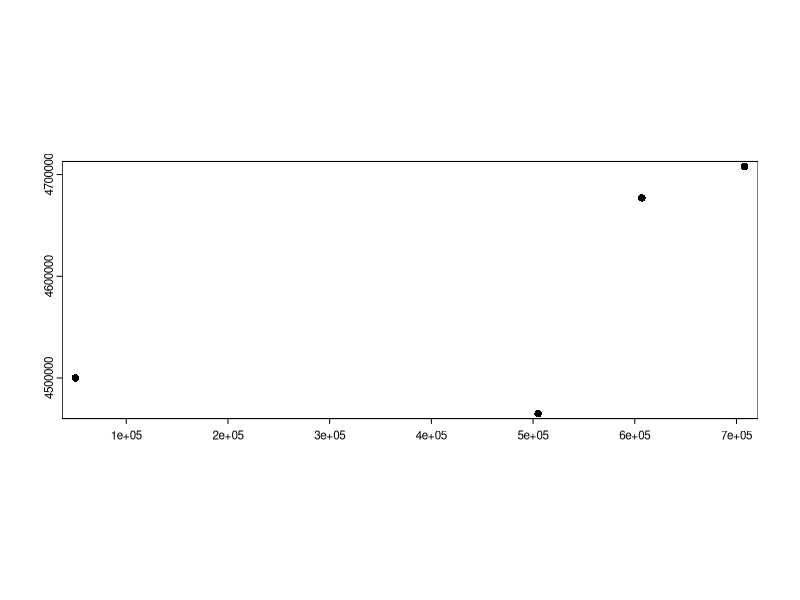
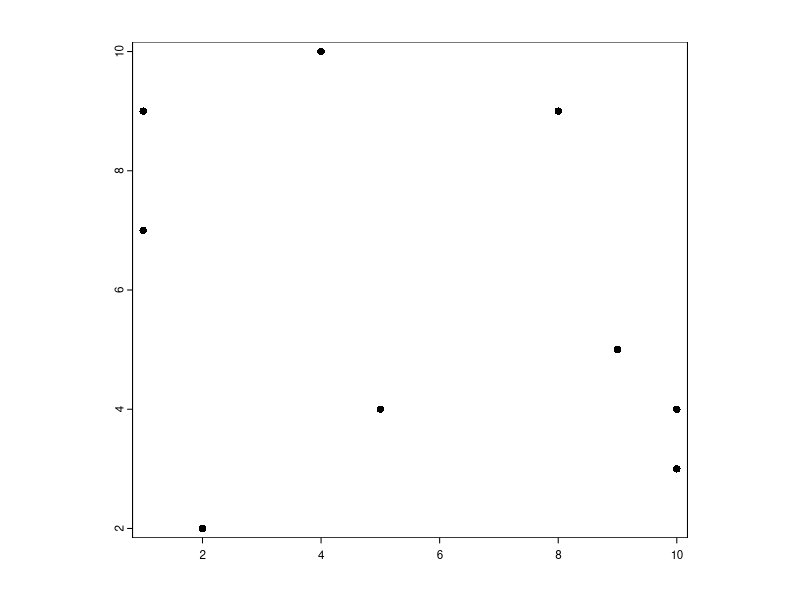

Reproduce these figures in R, in order.
#目的是建立这个意识：
#做空间分析之前，必须先"告诉R这是空间数据"，否则后续的一切——叠加地图、提取环境变量、建立分布模型——都无从谈起。
#就像你要导航，先得让手机知道你在地球上，而不是在一张白纸上。

# creating points
# Load the terra package

library(terra)

# Real coordinates
x <- c(50000, 505000, 607000, 708000)
y <- c(4500000, 4465000, 4677000, 4708000)
occurrence <- c(1,1,1,0)
#表示每个点的物种出现情况：1 = 该位置有物种出现（presence）0 = 该位置无物种出现（absence）

# Dataframe
df <- data.frame(x=x, y=y, occurrence=occurrence)

# spatvector
spat_vector <- vect(df, geom = c("x", "y"))
#把普通数据框（data.frame）转换成空间矢量对象（SpatVector）
# 转成 SpatVector 后，才有空间功能 ， plot(spat_vector)知道这是地图上的点
plot(spat_vector)

#------

# Virtual species

# Set seed for reproducibility
set.seed(42)
#为了让随机数可重复。
#42 只是个习惯用的数字，写 set.seed(1) 或 set.seed(999) 效果一样，目的是让别人运行你的代码能得到完全相同的结果。

# Generate random X and Y coordinates
num_points <- 10
X <- sample(1:10, num_points, replace = TRUE)  # Random x-coordinates between 1 and 10
Y <- sample(1:10, num_points, replace = TRUE)  # Random y-coordinates between 1 and 10
#replace = TRUE 是干什么的？控制抽样时"抽完是否放回"
#replace = FALSE（不放回）：每个数字最多出现一次

# Generate random occurrence values (0 or 1)
occurrence <- sample(c(0, 1), num_points, replace = TRUE)
#R 的默认行为是不放回，所以如果你不写，R 就会按 replace = FALSE 执行，直接报错。

# Create a data frame with X, Y, and occurrence
df <- data.frame(x = X, y = Y, occurrence = occurrence)

# Create a SpatVector with the points and occurrence values
spat_vector <- vect(df, geom = c("x", "y"))

# Add the occurrence as an attribute
spat_vector$occurrence <- df$occurrence
#其实这一步是多余的，可以删掉。因为前面 vect() 已经把 occurrence 包含进去了
#vect() 会把 df 中除了坐标列以外的所有列都自动变成属性，所以 occurrence 已经存在于 spat_vector 里了。

# View the SpatVector
spat_vector

plot(spat_vector)
